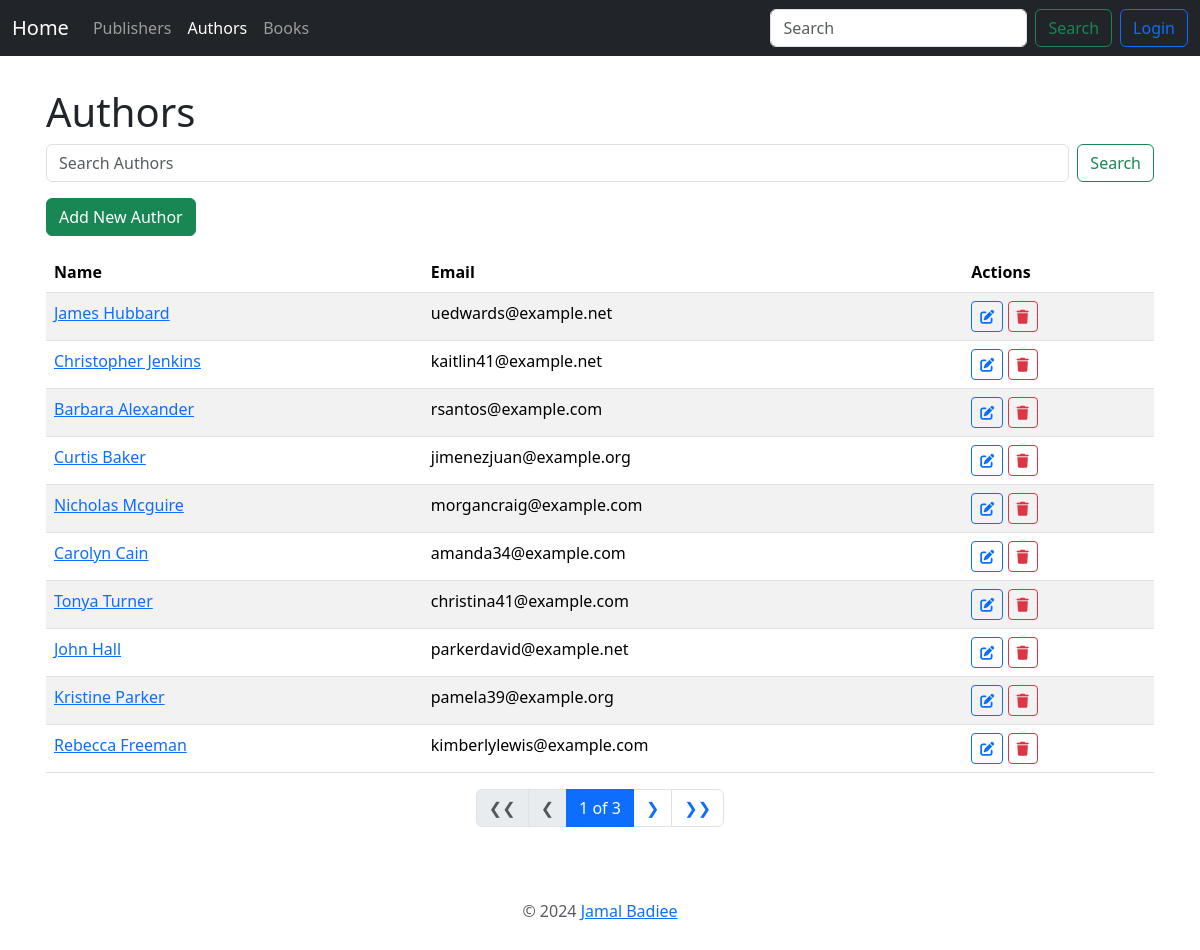
/authors/, run on an earlier commit of the app's database.
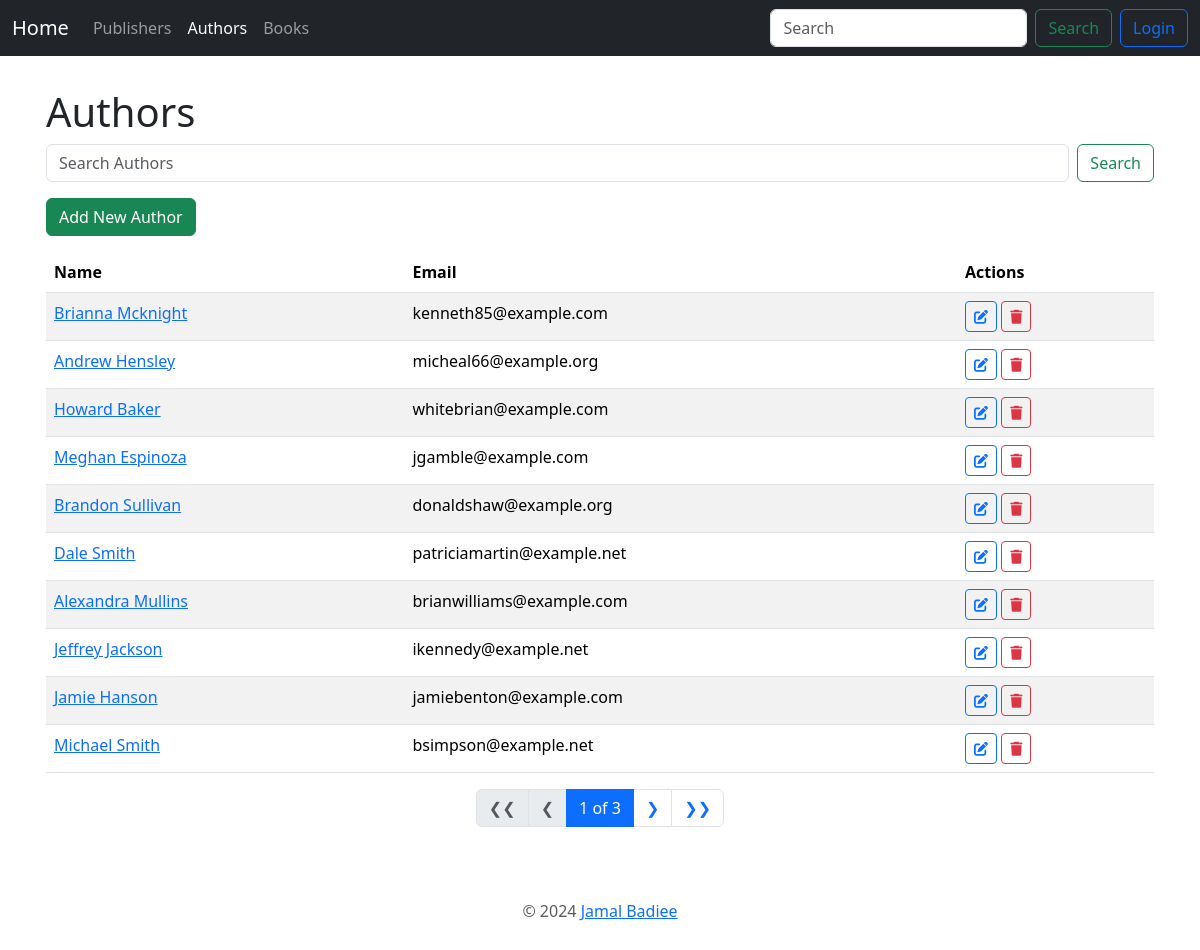
And on a later commit of the database.
### book_app/models.py (models this page shows, shortened)
class Author(models.Model):
    name = models.CharField(max_length=200)
    email = models.EmailField()
    headshot = models.ImageField(
        upload_to="author_headshots", null=True, blank=True)
    class Meta:
        ordering = ["-id"]

### book_app/views.py (the view)
# urls.py: path('authors/', AuthorListView.as_view(), name='author_list'),
class AuthorListView(ListView):
    model = Author
    context_object_name = "authors"
    paginate_by = 10
    def get_context_data(self, **kwargs):
        context = super().get_context_data(**kwargs)
        context['nbar'] = "authors"
        return context
    def get_queryset(self):
        queryset = super().get_queryset()
        query = self.request.GET.get('query')
        if query:
            queryset = queryset.filter(Q(name__icontains=query))
        return queryset

### book_app/templates/book_app/author_list.html (shortened to what this page needs)
{% extends 'book_app/base.html' %}
{% block content %}
<h1>Authors</h1>
<form class="d-flex mb-3" role="search" action="{% url 'book_app:author_list' %}" method="get">
    <input class="form-control me-2" type="search" placeholder="Search Authors" aria-label="Search" name="query"
        value="{{ request.GET.query }}">
    <button class="btn btn-outline-success" type="submit">Search</button>
</form>
<a href="{% url 'book_app:author_add' %}" class="btn btn-success mb-3">Add New Author</a>
<table class="table table-striped">
    <thead>
        <tr>
            <th scope="col">Name</th>
            <th scope="col" class="d-none d-md-table-cell">Email</th>
            <th scope="col">Actions</th>
        </tr>
    </thead>
    <tbody>
        {% for author in authors %}
        <tr>
            <td>
                <a href="{% url 'book_app:author_detail' author.pk %}">{{ author.name }}</a>
            </td>
            <td class="d-none d-md-table-cell">{{ author.email }}</td>
            <td>
                <a href="{% url 'book_app:author_edit' author.pk %}" class="btn btn-sm btn-outline-primary">
                    <i class="fas fa-edit"></i>
                </a>
                <a href="{% url 'book_app:author_delete' author.pk %}" class="btn btn-sm btn-outline-danger">
                    <i class="fas fa-trash"></i>
                </a>
            </td>
        </tr>
        {% empty %}
        <tr>
            <td colspan="3">No authors found.</td>
        </tr>
        {% endfor %}
    </tbody>
</table>
<nav>
    <ul class="pagination justify-content-center">
        {% if page_obj.has_previous %}
        <li class="page-item">
            <a class="page-link" href="?page=1">❮❮</a>
        </li>
        <li class="page-item">
            <a class="page-link" href="?page={{ page_obj.previous_page_number }}">❮</a>
        </li>
        {% else %}
        <li class="page-item disabled">
            <span class="page-link">❮❮</span>
        </li>
        <li class="page-item disabled">
            <span class="page-link">❮</span>
        </li>
        {% endif %}
        <li class="page-item active">
            <span class="page-link">
                {{ page_obj.number }} of {{ page_obj.paginator.num_pages }}
            </span>
        </li>
        {% if page_obj.has_next %}
        <li class="page-item">
            <a class="page-link" href="?page={{ page_obj.next_page_number }}">❯</a>
        </li>
        <li class="page-item">
            <a class="page-link" href="?page={{ page_obj.paginator.num_pages }}">❯❯</a>
        </li>
        {% endif %}
    </ul>
</nav>
{% endblock %}

### book_app/templates/book_app/base.html (shortened to what this page needs)
<!DOCTYPE html>
<html lang="en">
<head>
    {% load bootstrap5 %}
    {% bootstrap_css %}
</head>
<body>
    <nav class="navbar navbar-expand-md navbar-dark bg-dark" aria-label="Fourth navbar example">
        <div class="container-fluid">
            <a class="navbar-brand" href="{% url 'book_app:index' %}">Home</a>
            <div class="collapse navbar-collapse" id="navbarsExample04">
                <ul class="navbar-nav me-auto mb-2 mb-md-0">
                    <li class="nav-item">
                        <a class="nav-link {% if nbar == 'publishers' %}active{% endif %}"
                            href="{% url 'book_app:publisher_list' %}">Publishers</a>
                    </li>
                    <li class="nav-item">
                        <a class="nav-link {% if nbar == 'authors' %}active{% endif %}"
                            href="{% url 'book_app:author_list' %}">Authors</a>
                    </li>
                    <li class="nav-item">
                        <a class="nav-link {% if nbar == 'books' %}active{% endif %}"
                            href="{% url 'book_app:book_list' %}">Books</a>
                    </li>
                </ul>
                <form class="d-flex mx-2" role="search" action="{% url 'book_app:search' %}" method="get">
                    <input class="form-control me-2" type="search" placeholder="Search" aria-label="Search"
                        name="query">
                    <button class="btn btn-outline-success" type="submit">Search</button>
                </form>
                <ul class="navbar-nav">
                    {% if user.is_authenticated %}
                    <li class="nav-item">
                        <a class="btn btn-outline-danger" href="{% url 'logout' %}">Logout</a>
                    </li>
                    {% else %}
                    <li class="nav-item">
                        <a class="btn btn-outline-primary" href="{% url 'login' %}">Login</a>
                    </li>
                    {% endif %}
                </ul>
            </div>
        </div>
    </nav>
    <div class="container p-3 my-3">
        {% block content %}
        {% endblock %}
    </div>
    <div class="container">
        <footer class="py-3 my-4">
            <p class="text-center text-body-secondary">&copy; 2024 <a href="https://t.me/jbhonest" target="_blank">Jamal
                    Badiee</a></p>
        </footer>
    </div>
</body>
</html>

What changed in the data, as far as the page shows it:
changed Author: name "James Hubbard" → "Brianna Mcknight"; email "uedwards@example.net" → "kenneth85@example.com"
changed Author: name "Christopher Jenkins" → "Andrew Hensley"; email "kaitlin41@example.net" → "micheal66@example.org"
changed Author: name "Barbara Alexander" → "Howard Baker"; email "rsantos@example.com" → "whitebrian@example.com"
changed Author: name "Curtis Baker" → "Meghan Espinoza"; email "jimenezjuan@example.org" → "jgamble@example.com"
changed Author: name "Nicholas Mcguire" → "Brandon Sullivan"; email "morgancraig@example.com" → "donaldshaw@example.org"
changed Author: name "Carolyn Cain" → "Dale Smith"; email "amanda34@example.com" → "patriciamartin@example.net"
changed Author: name "Tonya Turner" → "Alexandra Mullins"; email "christina41@example.com" → "brianwilliams@example.com"
changed Author: name "John Hall" → "Jeffrey Jackson"; email "parkerdavid@example.net" → "ikennedy@example.net"
changed Author: name "Kristine Parker" → "Jamie Hanson"; email "pamela39@example.org" → "jamiebenton@example.com"
changed Author: name "Rebecca Freeman" → "Michael Smith"; email "kimberlylewis@example.com" → "bsimpson@example.net"
